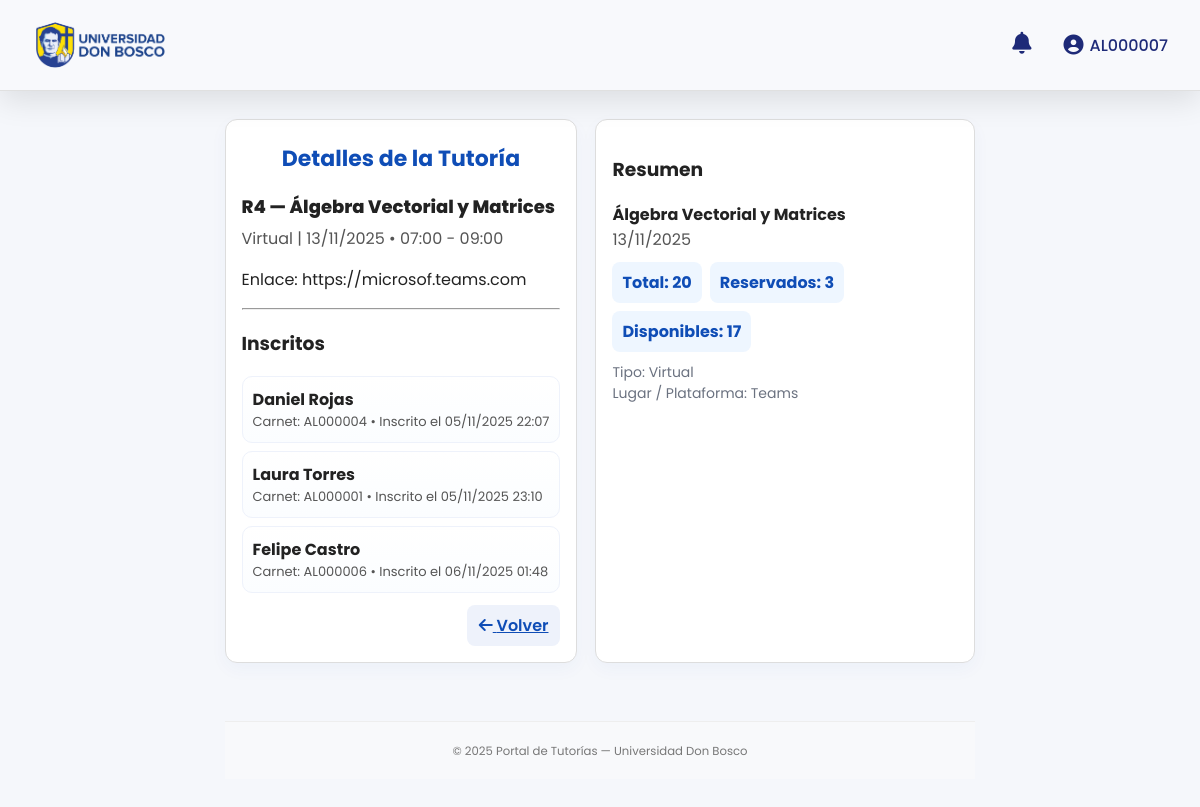
The page /Frontend/HTML/Docente/ver_tutoria.php?id=4 (signed in) on the database its author committed.
### tables this page shows
CREATE TABLE IF NOT EXISTS `tutorias` (
  `id` int NOT NULL AUTO_INCREMENT,
  `id_docente` int NOT NULL,
  `id_materia` int NOT NULL,
  `titulo` varchar(150) NOT NULL,
  `descripcion` text,
  `lugar` varchar(150) DEFAULT NULL,
  `tipo` enum('virtual','presencial') NOT NULL,
  `plataforma` varchar(100) DEFAULT NULL,
  `fecha` date NOT NULL,
  `hora_inicio` time NOT NULL,
  `hora_fin` time NOT NULL,
  `cupo_maximo` int DEFAULT '10',
  `fecha_creacion` timestamp NULL DEFAULT CURRENT_TIMESTAMP,
  PRIMARY KEY (`id`),
  KEY `id_docente` (`id_docente`),
  KEY `id_materia` (`id_materia`)
);

CREATE TABLE IF NOT EXISTS `materias` (
  `id` int NOT NULL AUTO_INCREMENT,
  `codigo` varchar(10) NOT NULL,
  `nombre` varchar(150) NOT NULL,
  PRIMARY KEY (`id`),
  UNIQUE KEY `codigo` (`codigo`)
);

CREATE TABLE IF NOT EXISTS `inscripciones` (
  `id` int NOT NULL AUTO_INCREMENT,
  `id_tutoria` int NOT NULL,
  `id_alumno` int NOT NULL,
  `comentario` text,
  `estado` enum('pendiente','confirmado','cancelado') DEFAULT 'pendiente',
  `fecha_inscripcion` timestamp NULL DEFAULT CURRENT_TIMESTAMP,
  PRIMARY KEY (`id`),
  KEY `id_tutoria` (`id_tutoria`),
  KEY `id_alumno` (`id_alumno`)
);

CREATE TABLE IF NOT EXISTS `usuarios` (
  `id` int NOT NULL AUTO_INCREMENT,
  `nombre` varchar(100) NOT NULL,
  `correo` varchar(100) NOT NULL,
  `carnet` char(8) NOT NULL,
  `contrasena` varchar(255) NOT NULL,
  `rol` enum('docente','alumno') NOT NULL,
  `estado` enum('activo','inactivo') DEFAULT 'activo',
  `fecha_registro` timestamp NULL DEFAULT CURRENT_TIMESTAMP,
  PRIMARY KEY (`id`),
  UNIQUE KEY `correo` (`correo`)
);

### Frontend/HTML/Docente/ver_tutoria.php (the view, shortened to what this page needs)
<?php
include '../../../Backend/config/conexion.php';
$id_tutoria = isset($_GET['id']) ? intval($_GET['id']) : 0;
$sql = "SELECT t.*, m.nombre AS materia_nombre, u.nombre AS docente_nombre
        FROM tutorias t
        INNER JOIN materias m ON m.id = t.id_materia
        INNER JOIN usuarios u ON u.id = t.id_docente
        WHERE t.id = ?";
$stmt = $conexion->prepare($sql);
$stmt->bind_param("i", $id_tutoria);
$stmt->execute();
$result = $stmt->get_result();
$tutoria = $result->fetch_assoc();
$sql2 = "SELECT i.*, a.nombre AS alumno_nombre, a.carnet
         FROM inscripciones i
         INNER JOIN usuarios a ON a.id = i.id_alumno
         WHERE i.id_tutoria = ?";
$stmt2 = $conexion->prepare($sql2);
$stmt2->bind_param("i", $id_tutoria);
$stmt2->execute();
$inscritos = $stmt2->get_result()->fetch_all(MYSQLI_ASSOC);
$total = $tutoria['cupo_maximo'];
$reservados = count($inscritos);
$disponibles = max(0, $total - $reservados);
?>
<!DOCTYPE html>
<html lang="es">
<head>
  <link rel="stylesheet" href="../../CSS/style.css">
  <link rel="stylesheet" href="https://cdnjs.cloudflare.com/ajax/libs/font-awesome/6.4.0/css/all.min.css">
</head>
<body>
  <?php include(__DIR__ . "/../includes/header.php"); ?>
  <main class="container">
    <section class="card">
      <h2 class="title">Detalles de la Tutoría</h2>
      <div class="tutoria-header">
        <div style="font-weight:800;font-size:18px">
          <?= htmlspecialchars($tutoria['titulo']) ?> — <?= htmlspecialchars($tutoria['materia_nombre']) ?>
        </div>
        <div style="color:#555">
          <?= htmlspecialchars($tutoria['tipo'] === 'virtual' ? 'Virtual' : 'Presencial') ?> |
          <?= date('d/m/Y', strtotime($tutoria['fecha'])) ?> •
          <?= substr($tutoria['hora_inicio'], 0, 5) ?> - <?= substr($tutoria['hora_fin'], 0, 5) ?>
        </div>
      </div>
      <p><?= nl2br(htmlspecialchars($tutoria['descripcion'])) ?></p>
      <hr style="margin:14px 0">
      <h3>Inscritos</h3>
      <div class="inscrito-list">
        <?php if (empty($inscritos)): ?>
          <div class="empty">No hay inscritos aún.</div>
        <?php else: ?>
          <?php foreach ($inscritos as $i): ?>
            <div class="inscrito">
              <div class="left">
                <div class="name"><?= htmlspecialchars($i['alumno_nombre']) ?></div>
                <div class="meta">
                  Carnet: <?= htmlspecialchars($i['carnet']) ?> • Inscrito el <?= date('d/m/Y H:i', strtotime($i['fecha_inscripcion'])) ?>
                </div>
              </div>
            </div>
          <?php endforeach; ?>
        <?php endif; ?>
      </div>
      <div style="margin-top:12px;display:flex;justify-content:flex-end">
        <a href="mis_tutorias.php" class="btn btn-ghost"><i class="fas fa-arrow-left"></i> Volver</a>
      </div>
    </section>
    <aside class="card">
      <h3>Resumen</h3>
      <div style="font-weight:700"><?= htmlspecialchars($tutoria['materia_nombre']) ?></div>
      <div style="color:#555"><?= date('d/m/Y', strtotime($tutoria['fecha'])) ?></div>
      <div class="stats" style="margin-top:10px">
        <div class="stat">Total: <?= $total ?></div>
        <div class="stat">Reservados: <?= $reservados ?></div>
        <div class="stat">Disponibles: <?= $disponibles ?></div>
      </div>
      <div style="margin-top:10px;color:#6b7280;font-size:14px">
        Tipo: <?= htmlspecialchars(ucfirst($tutoria['tipo'])) ?><br>
        Lugar / Plataforma: <?= htmlspecialchars($tutoria['lugar'] ?: $tutoria['plataforma'] ?: '—') ?>
      </div>
    </aside>
    <?php include(__DIR__ . "/../includes/footer.php"); ?>
  </main>
</body>
</html>

### Frontend/CSS/style.css (style rules this page uses)
body { font-family: 'Poppins', sans-serif; background-color: #ffffff; margin: 0; display: flex; flex-direction: column; min-height: 100vh; }
body { margin: 0; font-family: 'Poppins', sans-serif; background-color: #f5f6fa; color: #1e2a78; }
.card { background-color: #fff; border: 1px solid #ddd; border-radius: 15px; padding: 20px; box-shadow: 0 10px 30px rgba(0, 0, 0, 0.05); }

### Frontend/HTML/Docente/ver_tutoria.php (style rules this page uses)
:root { --bg:#f5f7fb;--card:#fff;--accent:#0f4db6;--muted:#6b6b6b }
* { box-sizing:border-box;font-family:'Poppins',sans-serif }
body { margin:0;background:var(--bg);color:#222 }
.container { max-width:820px;margin:28px auto;display:grid;grid-template-columns:1fr 380px;gap:18px;padding:0 12px }
.card { background:var(--card);border-radius:12px;box-shadow:0 6px 18px rgba(15,77,182,0.04);padding:16px }
h2.title { color:var(--accent);text-align:center;margin:6px 0 18px;font-size:22px }
.tutoria-header { display:flex;flex-direction:column;gap:6px;margin-bottom:12px }
.stats { display:flex;gap:8px;flex-wrap:wrap }
.stat { background:#eef6ff;padding:8px 10px;border-radius:8px;font-weight:700;color:#0f4db6 }
.inscrito-list { display:flex;flex-direction:column;gap:8px;margin-top:12px }
.inscrito { display:flex;justify-content:space-between;align-items:center;padding:10px;border-radius:10px;border:1px solid #eef2fb;background:linear-gradient(180deg,#fff,#fbfdff) }
.inscrito .left { display:flex;flex-direction:column }
.inscrito .name { font-weight:700 }
.inscrito .meta { font-size:13px;color:#555 }
.btn { border:0;padding:8px 12px;border-radius:8px;cursor:pointer;font-weight:600 }
.btn-ghost { background:#eef2fb;color:#0f4db6 }

### rows shown on the page
tutorias: titulo "R4", id_materia.nombre "Álgebra Vectorial y Matrices", tipo "Virtual", fecha "13/11/2025", hora_inicio "07:00", hora_fin "09:00", descripcion "Enlace: https://microsof.teams.com", cupo_maximo "20", cupo_maximo "17", lugar "Teams"
inscripciones: usuarios.nombre "Daniel Rojas", usuarios.carnet "AL000004", fecha_inscripcion "05/11/2025 22:07"
inscripciones: usuarios.nombre "Laura Torres", usuarios.carnet "AL000001", fecha_inscripcion "05/11/2025 23:10"
inscripciones: usuarios.nombre "Felipe Castro", usuarios.carnet "AL000006", fecha_inscripcion "06/11/2025 01:48"

### other values the page prints
$carnet "AL000007"
$reservados "3"
